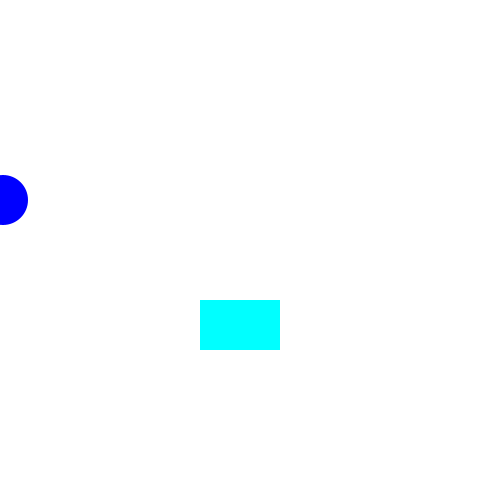
Frame 1 (no input)
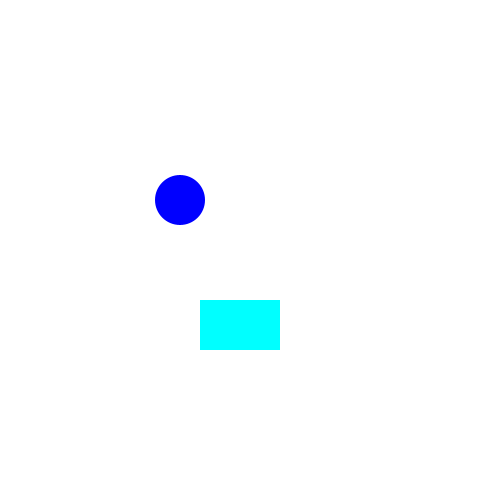
Frame 60 (the mouse pressed at the canvas centre just before this capture)
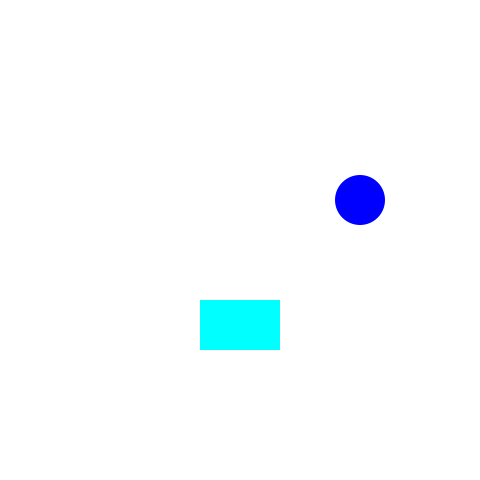
Frame 120 (the mouse held since frame 60 and released just before this capture)

The Processing sketch that drew these frames (run headless with seeded random() and noise(); from frame 60 on, the mouse is pressed at the canvas centre):

// Processing sketch: work1
// ── work1.pde
int x = 0;
int y = 200;

void setup() {
  size(480, 480);
}

void draw() {
  background(255, 255, 255);

  if (circle==false) {
    x = x + 3;
    noStroke();
    fill(0, 255, 255);
    rect(200, 300, 80, 50);
  } else {
    x=x+6;
    fill(0, 0, 0);
    noStroke();
    rect(200, 300, 80, 50);
  }


  x = x % 480;
  noStroke();
  fill(0, 0, 255);
  circle(x, y, 50);



  if (mousePressed) {
  }
}

int a =0;
boolean circle=false;
void mousePressed() {
  if (mouseX >= 200 && mouseX < 280 && mouseY >= 300 && mouseY < 350) {
    a=a+1;
    if (a%2==0) {
      circle=false;
    } else {
      circle=true;
    }


    println("マウスの位置は長方形の中！");
    println(a);
  }
}
